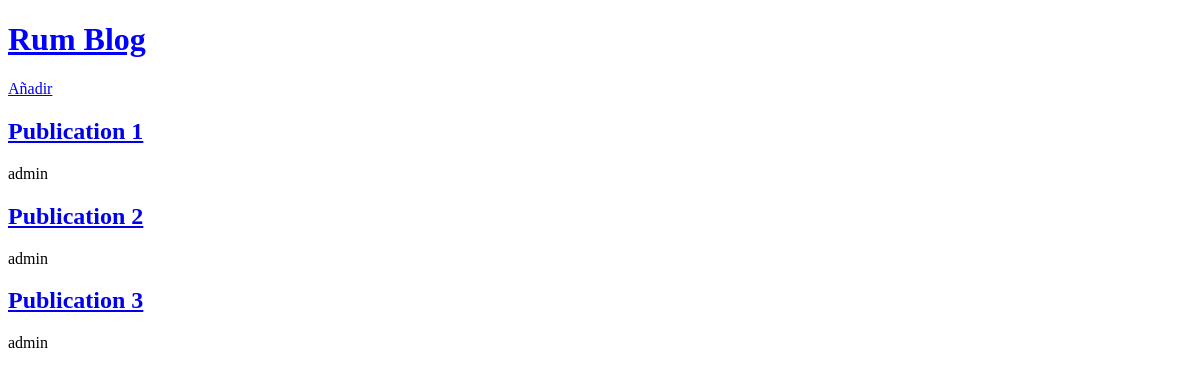
The app's page /, older data.
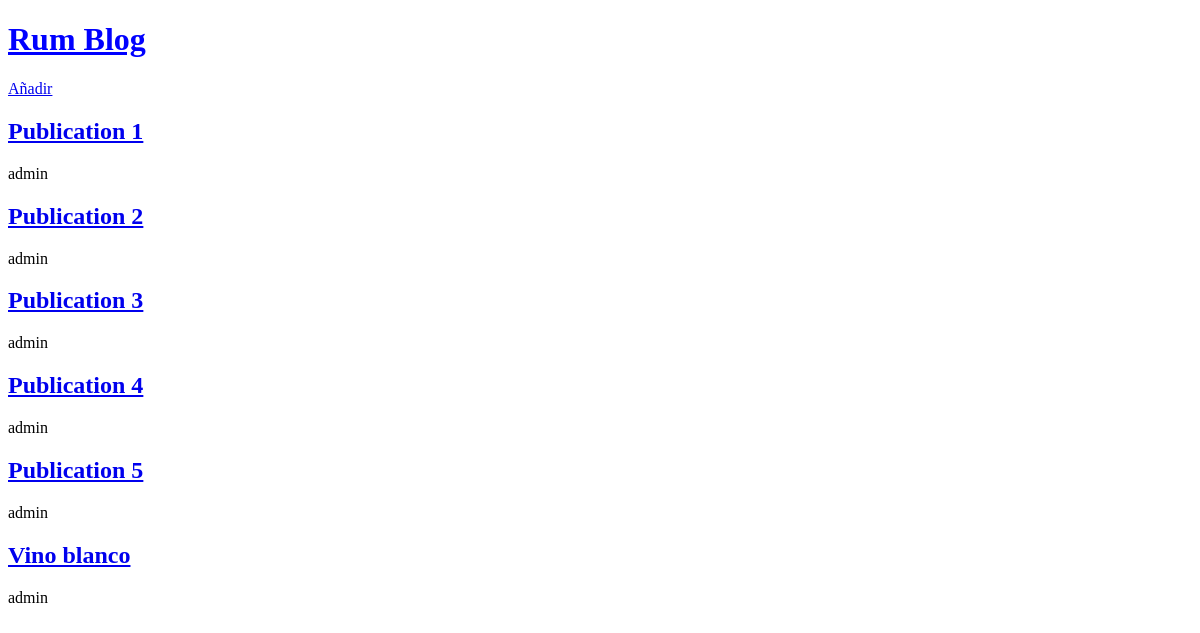
The same page, newer data.
### blogs/models.py (models this page shows, shortened)
class Publication(models.Model):
    title = models.CharField(max_length=200)
    author = models.ForeignKey(
        "auth.User",
        on_delete=models.CASCADE,
    )
    body = models.TextField()

### blogs/views.py (the view)
# urls.py: path('', BlogListView.as_view(), name='home'),
class BlogListView(ListView):
    model = Publication
    template_name = 'home.html'

### templates/home.html
{% extends "base.html" %}
{% block content %}
    {% for publication in publication_list %}
        <h2><a href="{% url 'post_detail' publication.pk %}">{{ publication.title }} </a></h2>
        <p>{{ publication.author }}</p>
    {% endfor %}
{% endblock content %}

### templates/base.html (shortened to what this page needs)
{% load static %}
<!DOCTYPE html>
<html lang="en" lang="en">
<head>
    <link rel="stylesheet" href="{% static 'css/style.css' %}">
</head>
<body>
    <header>
        <h1><a href="{% url 'home' %}">Rum Blog</a></h1>
    </header>
    <a href="{% url 'post_new' %}">Añadir</a>
    <section>
        {% block content %}
        {% endblock content %}
    </section>
</body>
</html>

### static/CSS/style.css (style rules this page uses)
header h1 a { color: blue; }

Row changes from the older to the newer data that the page shows:
added Publication: title "Publication 4", author "admin"
added Publication: title "Publication 5", author "admin"
added Publication: title "Vino blanco", author "admin"
